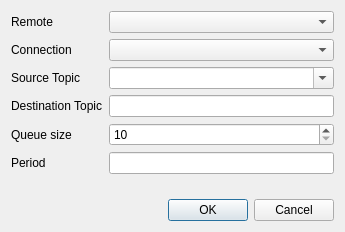
<?xml version="1.0" encoding="UTF-8"?>
<ui version="4.0">
 <class>SubscribeDialog</class>
 <widget class="QDialog" name="SubscribeDialog">
  <property name="geometry">
   <rect>
    <x>0</x>
    <y>0</y>
    <width>345</width>
    <height>232</height>
   </rect>
  </property>
  <property name="windowTitle">
   <string>Dialog</string>
  </property>
  <layout class="QVBoxLayout" name="verticalLayout">
   <item>
    <layout class="QFormLayout" name="formLayout">
     <item row="0" column="0">
      <widget class="QLabel" name="remoteLabel">
       <property name="text">
        <string>Remote</string>
       </property>
      </widget>
     </item>
     <item row="0" column="1">
      <widget class="QComboBox" name="remoteComboBox"/>
     </item>
     <item row="1" column="0">
      <widget class="QLabel" name="connectionLabel">
       <property name="text">
        <string>Connection</string>
       </property>
      </widget>
     </item>
     <item row="1" column="1">
      <widget class="QComboBox" name="connectionComboBox"/>
     </item>
     <item row="2" column="1">
      <widget class="QComboBox" name="sourceTopicComboBox">
       <property name="editable">
        <bool>true</bool>
       </property>
      </widget>
     </item>
     <item row="2" column="0">
      <widget class="QLabel" name="sourceTopicLabel">
       <property name="text">
        <string>Source Topic</string>
       </property>
      </widget>
     </item>
     <item row="3" column="0">
      <widget class="QLabel" name="destinationTopicLabel">
       <property name="text">
        <string>Destination Topic</string>
       </property>
      </widget>
     </item>
     <item row="4" column="1">
      <widget class="QSpinBox" name="queueSizeSpinBox">
       <property name="minimum">
        <number>10</number>
       </property>
       <property name="maximum">
        <number>200</number>
       </property>
      </widget>
     </item>
     <item row="4" column="0">
      <widget class="QLabel" name="queueSizeLabel">
       <property name="text">
        <string>Queue size</string>
       </property>
      </widget>
     </item>
     <item row="3" column="1">
      <widget class="QLineEdit" name="destinationTopicLineEdit"/>
     </item>
     <item row="5" column="0">
      <widget class="QLabel" name="periodLabel">
       <property name="text">
        <string>Period</string>
       </property>
      </widget>
     </item>
     <item row="5" column="1">
      <widget class="QLineEdit" name="periodLineEdit">
       <property name="inputMethodHints">
        <set>Qt::ImhDigitsOnly</set>
       </property>
      </widget>
     </item>
    </layout>
   </item>
   <item>
    <widget class="QDialogButtonBox" name="buttonBox">
     <property name="orientation">
      <enum>Qt::Horizontal</enum>
     </property>
     <property name="standardButtons">
      <set>QDialogButtonBox::Cancel|QDialogButtonBox::Ok</set>
     </property>
    </widget>
   </item>
  </layout>
 </widget>
 <resources/>
 <connections>
  <connection>
   <sender>buttonBox</sender>
   <signal>accepted()</signal>
   <receiver>SubscribeDialog</receiver>
   <slot>accept()</slot>
   <hints>
    <hint type="sourcelabel">
     <x>248</x>
     <y>254</y>
    </hint>
    <hint type="destinationlabel">
     <x>157</x>
     <y>274</y>
    </hint>
   </hints>
  </connection>
  <connection>
   <sender>buttonBox</sender>
   <signal>rejected()</signal>
   <receiver>SubscribeDialog</receiver>
   <slot>reject()</slot>
   <hints>
    <hint type="sourcelabel">
     <x>316</x>
     <y>260</y>
    </hint>
    <hint type="destinationlabel">
     <x>286</x>
     <y>274</y>
    </hint>
   </hints>
  </connection>
 </connections>
</ui>
